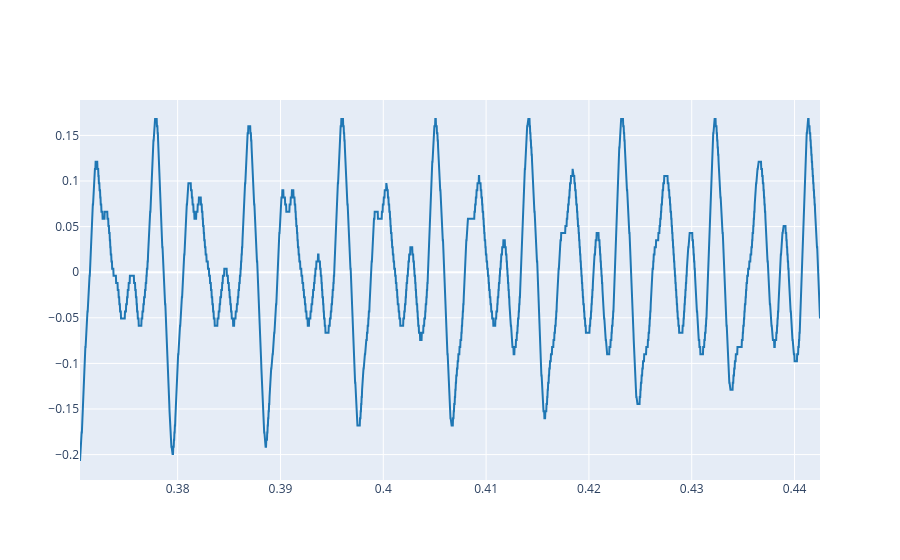

The notebook cell saved with this chart:
### Markdown cell above
3.1. Load your reference audio signal and plot some periods (5-10) where the amplitude is stable. For instance see Ex. 2.3 from Lab 1. Listen to the sound as well and compare it with your synthesized signal.

### Code cell
from pathlib import Path

filepath = Path('audio_lab1.wav')
ref, fs = load_audio(filepath)

f0 = 111.1
t_start = 0.3705
t_end = t_start + (8 / f0)  # Plot 8 periods

plot_signals(ref, fs, t_start=t_start, t_end=t_end)

Audio(ref, rate=fs)

### Figure 1 — Plotly figure (JSON) as saved in the notebook; plotly's stock layout.template omitted (floating-point values rounded to 4 significant figures; data arrays with more than 128 entries replaced by an {"elided": "..."} marker saying what was removed)
{"data": [{"line": {"color": "#1f77b4", "shape": "linear"}, "mode": "lines", "name": "audio signal 0", "type": "scatter", "x": {"elided": "3175 float values"}, "y": {"elided": "3175 float values"}}], "layout": {}}
